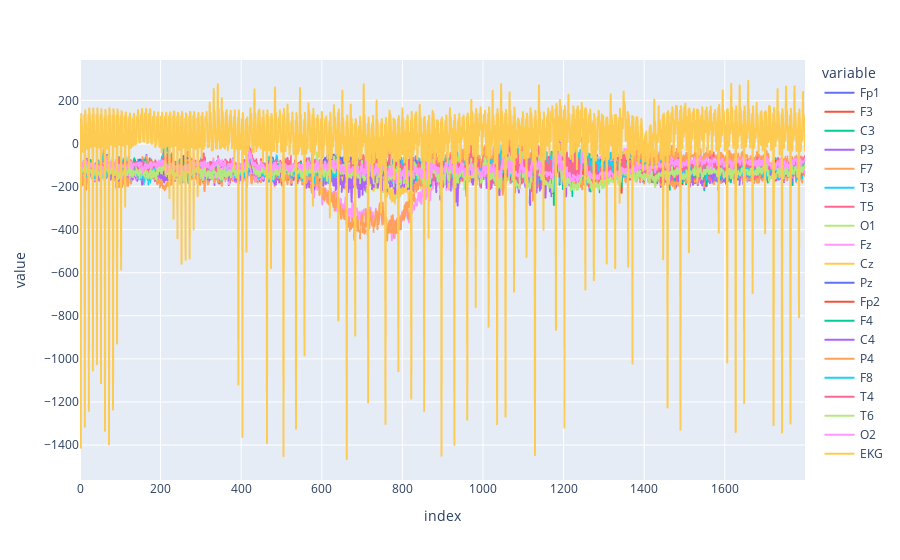

Notebook cell for this chart:
### Code cell
import plotly.express as px

eeg_pd = eeg_df[::10].to_pandas()
px.line(eeg_pd)

### Figure 1 — Plotly figure (JSON) as saved in the notebook; plotly's stock layout.template omitted (floating-point values rounded to 4 significant figures; data arrays with more than 128 entries replaced by an {"elided": "..."} marker saying what was removed)
{"data": [{"hovertemplate": "variable=Fp1<br>index=%{x}<br>value=%{y}<extra></extra>", "legendgroup": "Fp1", "line": {"color": "#636efa", "dash": "solid"}, "marker": {"symbol": "circle"}, "mode": "lines", "name": "Fp1", "showlegend": true, "type": "scattergl", "x": {"elided": "1800 int values"}, "xaxis": "x", "y": {"elided": "1800 float values"}, "yaxis": "y"}, {"hovertemplate": "variable=F3<br>index=%{x}<br>value=%{y}<extra></extra>", "legendgroup": "F3", "line": {"color": "#EF553B", "dash": "solid"}, "marker": {"symbol": "circle"}, "mode": "lines", "name": "F3", "showlegend": true, "type": "scattergl", "x": {"elided": "1800 int values"}, "xaxis": "x", "y": {"elided": "1800 float values"}, "yaxis": "y"}, {"hovertemplate": "variable=C3<br>index=%{x}<br>value=%{y}<extra></extra>", "legendgroup": "C3", "line": {"color": "#00cc96", "dash": "solid"}, "marker": {"symbol": "circle"}, "mode": "lines", "name": "C3", "showlegend": true, "type": "scattergl", "x": {"elided": "1800 int values"}, "xaxis": "x", "y": {"elided": "1800 float values"}, "yaxis": "y"}, {"hovertemplate": "variable=P3<br>index=%{x}<br>value=%{y}<extra></extra>", "legendgroup": "P3", "line": {"color": "#ab63fa", "dash": "solid"}, "marker": {"symbol": "circle"}, "mode": "lines", "name": "P3", "showlegend": true, "type": "scattergl", "x": {"elided": "1800 int values"}, "xaxis": "x", "y": {"elided": "1800 float values"}, "yaxis": "y"}, {"hovertemplate": "variable=F7<br>index=%{x}<br>value=%{y}<extra></extra>", "legendgroup": "F7", "line": {"color": "#FFA15A", "dash": "solid"}, "marker": {"symbol": "circle"}, "mode": "lines", "name": "F7", "showlegend": true, "type": "scattergl", "x": {"elided": "1800 int values"}, "xaxis": "x", "y": {"elided": "1800 float values"}, "yaxis": "y"}, {"hovertemplate": "variable=T3<br>index=%{x}<br>value=%{y}<extra></extra>", "legendgroup": "T3", "line": {"color": "#19d3f3", "dash": "solid"}, "marker": {"symbol": "circle"}, "mode": "lines", "name": "T3", "showlegend": true, "type": "scattergl", "x": {"elided": "1800 int values"}, "xaxis": "x", "y": {"elided": "1800 float values"}, "yaxis": "y"}, {"hovertemplate": "variable=T5<br>index=%{x}<br>value=%{y}<extra></extra>", "legendgroup": "T5", "line": {"color": "#FF6692", "dash": "solid"}, "marker": {"symbol": "circle"}, "mode": "lines", "name": "T5", "showlegend": true, "type": "scattergl", "x": {"elided": "1800 int values"}, "xaxis": "x", "y": {"elided": "1800 float values"}, "yaxis": "y"}, {"hovertemplate": "variable=O1<br>index=%{x}<br>value=%{y}<extra></extra>", "legendgroup": "O1", "line": {"color": "#B6E880", "dash": "solid"}, "marker": {"symbol": "circle"}, "mode": "lines", "name": "O1", "showlegend": true, "type": "scattergl", "x": {"elided": "1800 int values"}, "xaxis": "x", "y": {"elided": "1800 float values"}, "yaxis": "y"}, {"hovertemplate": "variable=Fz<br>index=%{x}<br>value=%{y}<extra></extra>", "legendgroup": "Fz", "line": {"color": "#FF97FF", "dash": "solid"}, "marker": {"symbol": "circle"}, "mode": "lines", "name": "Fz", "showlegend": true, "type": "scattergl", "x": {"elided": "1800 int values"}, "xaxis": "x", "y": {"elided": "1800 float values"}, "yaxis": "y"}, {"hovertemplate": "variable=Cz<br>index=%{x}<br>value=%{y}<extra></extra>", "legendgroup": "Cz", "line": {"color": "#FECB52", "dash": "solid"}, "marker": {"symbol": "circle"}, "mode": "lines", "name": "Cz", "showlegend": true, "type": "scattergl", "x": {"elided": "1800 int values"}, "xaxis": "x", "y": {"elided": "1800 float values"}, "yaxis": "y"}, {"hovertemplate": "variable=Pz<br>index=%{x}<br>value=%{y}<extra></extra>", "legendgroup": "Pz", "line": {"color": "#636efa", "dash": "solid"}, "marker": {"symbol": "circle"}, "mode": "lines", "name": "Pz", "showlegend": true, "type": "scattergl", "x": {"elided": "1800 int values"}, "xaxis": "x", "y": {"elided": "1800 float values"}, "yaxis": "y"}, {"hovertemplate": "variable=Fp2<br>index=%{x}<br>value=%{y}<extra></extra>", "legendgroup": "Fp2", "line": {"color": "#EF553B", "dash": "solid"}, "marker": {"symbol": "circle"}, "mode": "lines", "name": "Fp2", "showlegend": true, "type": "scattergl", "x": {"elided": "1800 int values"}, "xaxis": "x", "y": {"elided": "1800 float values"}, "yaxis": "y"}, {"hovertemplate": "variable=F4<br>index=%{x}<br>value=%{y}<extra></extra>", "legendgroup": "F4", "line": {"color": "#00cc96", "dash": "solid"}, "marker": {"symbol": "circle"}, "mode": "lines", "name": "F4", "showlegend": true, "type": "scattergl", "x": {"elided": "1800 int values"}, "xaxis": "x", "y": {"elided": "1800 float values"}, "yaxis": "y"}, {"hovertemplate": "variable=C4<br>index=%{x}<br>value=%{y}<extra></extra>", "legendgroup": "C4", "line": {"color": "#ab63fa", "dash": "solid"}, "marker": {"symbol": "circle"}, "mode": "lines", "name": "C4", "showlegend": true, "type": "scattergl", "x": {"elided": "1800 int values"}, "xaxis": "x", "y": {"elided": "1800 float values"}, "yaxis": "y"}, {"hovertemplate": "variable=P4<br>index=%{x}<br>value=%{y}<extra></extra>", "legendgroup": "P4", "line": {"color": "#FFA15A", "dash": "solid"}, "marker": {"symbol": "circle"}, "mode": "lines", "name": "P4", "showlegend": true, "type": "scattergl", "x": {"elided": "1800 int values"}, "xaxis": "x", "y": {"elided": "1800 float values"}, "yaxis": "y"}, {"hovertemplate": "variable=F8<br>index=%{x}<br>value=%{y}<extra></extra>", "legendgroup": "F8", "line": {"color": "#19d3f3", "dash": "solid"}, "marker": {"symbol": "circle"}, "mode": "lines", "name": "F8", "showlegend": true, "type": "scattergl", "x": {"elided": "1800 int values"}, "xaxis": "x", "y": {"elided": "1800 float values"}, "yaxis": "y"}, {"hovertemplate": "variable=T4<br>index=%{x}<br>value=%{y}<extra></extra>", "legendgroup": "T4", "line": {"color": "#FF6692", "dash": "solid"}, "marker": {"symbol": "circle"}, "mode": "lines", "name": "T4", "showlegend": true, "type": "scattergl", "x": {"elided": "1800 int values"}, "xaxis": "x", "y": {"elided": "1800 float values"}, "yaxis": "y"}, {"hovertemplate": "variable=T6<br>index=%{x}<br>value=%{y}<extra></extra>", "legendgroup": "T6", "line": {"color": "#B6E880", "dash": "solid"}, "marker": {"symbol": "circle"}, "mode": "lines", "name": "T6", "showlegend": true, "type": "scattergl", "x": {"elided": "1800 int values"}, "xaxis": "x", "y": {"elided": "1800 float values"}, "yaxis": "y"}, {"hovertemplate": "variable=O2<br>index=%{x}<br>value=%{y}<extra></extra>", "legendgroup": "O2", "line": {"color": "#FF97FF", "dash": "solid"}, "marker": {"symbol": "circle"}, "mode": "lines", "name": "O2", "showlegend": true, "type": "scattergl", "x": {"elided": "1800 int values"}, "xaxis": "x", "y": {"elided": "1800 float values"}, "yaxis": "y"}, {"hovertemplate": "variable=EKG<br>index=%{x}<br>value=%{y}<extra></extra>", "legendgroup": "EKG", "line": {"color": "#FECB52", "dash": "solid"}, "marker": {"symbol": "circle"}, "mode": "lines", "name": "EKG", "showlegend": true, "type": "scattergl", "x": {"elided": "1800 int values"}, "xaxis": "x", "y": {"elided": "1800 float values"}, "yaxis": "y"}], "layout": {"legend": {"title": {"text": "variable"}, "tracegroupgap": 0}, "margin": {"t": 60}, "xaxis": {"anchor": "y", "domain": [0, 1], "title": {"text": "index"}}, "yaxis": {"anchor": "x", "domain": [0, 1], "title": {"text": "value"}}}}
